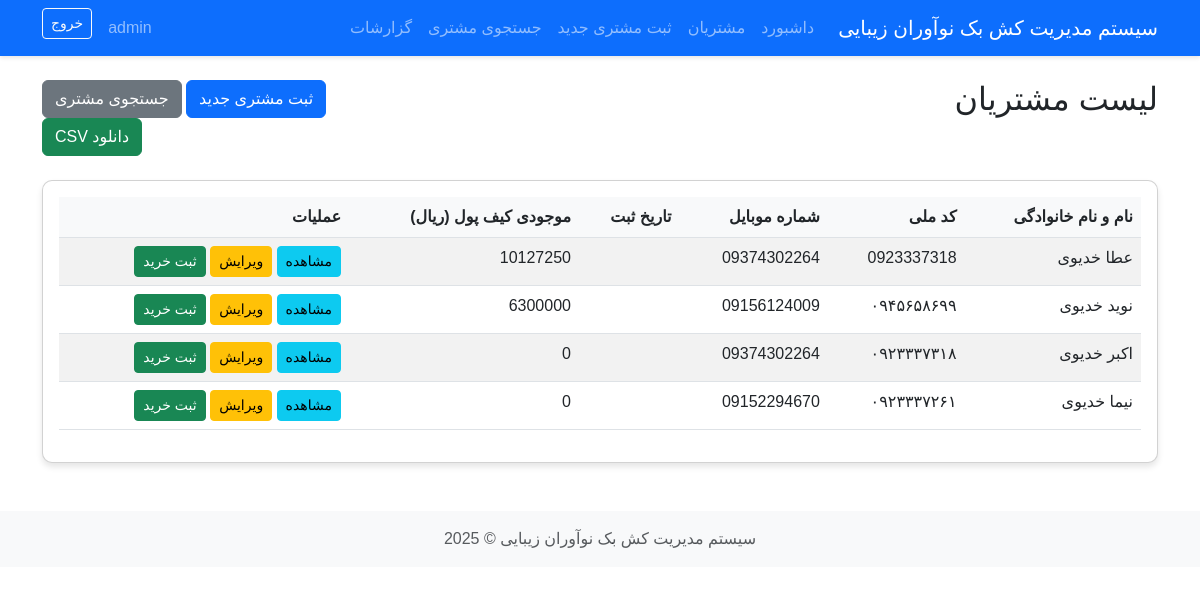
The page /customers/ (signed in) on the database its author committed.
### cashback_app/models.py (models this page shows, shortened)
class Customer(models.Model):
    first_name = models.CharField(max_length=100, verbose_name="نام")
    last_name = models.CharField(max_length=100, verbose_name="نام خانوادگی")
    national_code = models.CharField(
        max_length=10,
        unique=True,
        verbose_name="کد ملی",
        validators=[
            RegexValidator(
                regex=r'^\d{10}$',
                message="کد ملی باید دقیقاً 10 رقم باشد",
            ),
        ]
    )
    phone_number = models.CharField(
        max_length=11,
        verbose_name="شماره موبایل",
        validators=[
            RegexValidator(
                regex=r'^09\d{9}$',
                message="شماره موبایل باید با 09 شروع شود و 11 رقم باشد",
            ),
        ]
    )
    wallet_balance = models.DecimalField(
        max_digits=12,
        decimal_places=0,
        default=0,
        verbose_name="موجودی کیف پول"
    )
    created_at = models.DateTimeField(auto_now_add=True, verbose_name="تاریخ ثبت")
    updated_at = models.DateTimeField(auto_now=True, verbose_name="تاریخ بروزرسانی")
    class Meta:
        verbose_name = "مشتری"
        verbose_name_plural = "مشتریان"

### cashback_app/views.py (the view)
# urls.py: path('customers/', views.customer_list, name='customer_list'),
@login_required
def customer_list(request):
    customers = Customer.objects.all()
    return render(request, 'customers/list.html', {'customers': customers})

### cashback_app/templatetags/persian_dates.py (called while the page is built)
@register.filter
def persian_date(value):
    if value is None:
        return ''
    jalali_date = jdatetime.date.fromgregorian(date=value)
    return jalali_date.strftime('%Y/%m/%d')

### templates/customers/list.html (shortened to what this page needs)
{% extends 'base.html' %}
{% load persian_dates %}
{% block content %}
<div class="row mb-4">
    <div class="col-md-8">
        <h2>لیست مشتریان</h2>
    </div>
    <div class="col-md-4 text-end">
        <a href="{% url 'customer_create' %}" class="btn btn-primary">ثبت مشتری جدید</a>
        <a href="{% url 'customer_search' %}" class="btn btn-secondary">جستجوی مشتری</a>
        <a href="{% url 'customer_export_csv' %}" class="btn btn-success">دانلود CSV</a>
    </div>
</div>
<div class="card">
    <div class="card-body">
        <div class="table-responsive">
            <table class="table table-striped table-hover">
                <thead>
                    <tr>
                        <th>نام و نام خانوادگی</th>
                        <th>کد ملی</th>
                        <th>شماره موبایل</th>
                        <th>تاریخ ثبت</th>
                        <th>موجودی کیف پول (ریال)</th>
                        <th>عملیات</th>
                    </tr>
                </thead>
                <tbody>
                    {% for customer in customers %}
                    <tr>
                        <td>{{ customer.first_name }} {{ customer.last_name }}</td>
                        <td>{{ customer.national_code }}</td>
                        <td>{{ customer.phone_number }}</td>
                        <td>{{ customer.created_at|persian_date }}</td>
                        <td>{{ customer.wallet_balance|floatformat:0 }}</td>
                        <td>
                            <a href="{% url 'customer_detail' pk=customer.pk %}" class="btn btn-sm btn-info">مشاهده</a>
                            <a href="{% url 'customer_edit' pk=customer.pk %}" class="btn btn-sm btn-warning">ویرایش</a>
                            <a href="{% url 'purchase_create_for_customer' customer_id=customer.pk %}" class="btn btn-sm btn-success">ثبت خرید</a>
                        </td>
                    </tr>
                    {% empty %}
                    <tr>
                        <td colspan="6" class="text-center">هیچ مشتری ثبت نشده است</td>
                    </tr>
                    {% endfor %}
                </tbody>
            </table>
        </div>
    </div>
</div>
{% endblock %}

### templates/base.html (shortened to what this page needs)
<!DOCTYPE html>
<html lang="fa" dir="rtl">
<head>
    <link rel="stylesheet" href="https://cdn.jsdelivr.net/npm/bootstrap@5.3.0/dist/css/bootstrap.rtl.min.css">
    <link rel="stylesheet" href="/static/css/style.css">
</head>
<body>
    {% if user.is_authenticated %}
    <nav class="navbar navbar-expand-lg navbar-dark bg-primary">
        <div class="container">
            <a class="navbar-brand" href="{% url 'dashboard' %}">سیستم مدیریت کش بک نوآوران زیبایی</a>
            <div class="collapse navbar-collapse" id="navbarNav">
                <ul class="navbar-nav me-auto">
                    <li class="nav-item">
                        <a class="nav-link" href="{% url 'dashboard' %}">داشبورد</a>
                    </li>
                    <li class="nav-item">
                        <a class="nav-link" href="{% url 'customer_list' %}">مشتریان</a>
                    </li>
                    <li class="nav-item">
                        <a class="nav-link" href="{% url 'customer_create' %}">ثبت مشتری جدید</a>
                    </li>
                    <li class="nav-item">
                        <a class="nav-link" href="{% url 'customer_search' %}">جستجوی مشتری</a>
                    </li>
                    <li class="nav-item">
                        <a class="nav-link" href="{% url 'reports' %}">گزارشات</a>
                    </li>
                </ul>
                <div class="d-flex">
                    <span class="navbar-text me-3">
                        {{ user.get_full_name|default:user.username }}
                    </span>
                    <form method="post" action="{% url 'logout' %}" style="display: inline;">
                        <button type="submit" class="btn btn-outline-light btn-sm">خروج</button>
                    </form>
                </div>
            </div>
        </div>
    </nav>
    {% endif %}
    <div class="container mt-4">
        {% block content %}{% endblock %}
    </div>
    <footer class="footer mt-5 py-3 bg-light">
        <div class="container text-center">
            <span class="text-muted">سیستم مدیریت کش بک نوآوران زیبایی &copy; {% now "Y" %}</span>
        </div>
    </footer>
</body>
</html>

### static/css/style.css (style rules this page uses)
body { font-family: 'Vazirmatn', 'Tahoma', sans-serif; text-align: right; }
.card { margin-bottom: 20px; border-radius: 10px; box-shadow: 0 4px 6px rgba(0, 0, 0, 0.1); }
.navbar { box-shadow: 0 2px 4px rgba(0, 0, 0, 0.1); margin-bottom: 20px; }
.table th { background-color: #f8f9fa; }
.footer { margin-top: 50px; padding: 20px 0; background-color: #f8f9fa; }

### rows shown on the page
Customer: first_name "عطا", last_name "خدیوی", national_code "0923337318", phone_number "09374302264", wallet_balance "10127250"
Customer: first_name "نوید", last_name "خدیوی", national_code "۰۹۴۵۶۵۸۶۹۹", phone_number "09156124009", wallet_balance "6300000"
Customer: first_name "اکبر", last_name "خدیوی", national_code "۰۹۲۳۳۳۷۳۱۸", phone_number "09374302264", wallet_balance "0"
Customer: first_name "نیما", last_name "خدیوی", national_code "۰۹۲۳۳۳۷۲۶۱", phone_number "09152294670", wallet_balance "0"

### other values the page prints
{{ user.get_full_name|default:user.username }} "admin"
